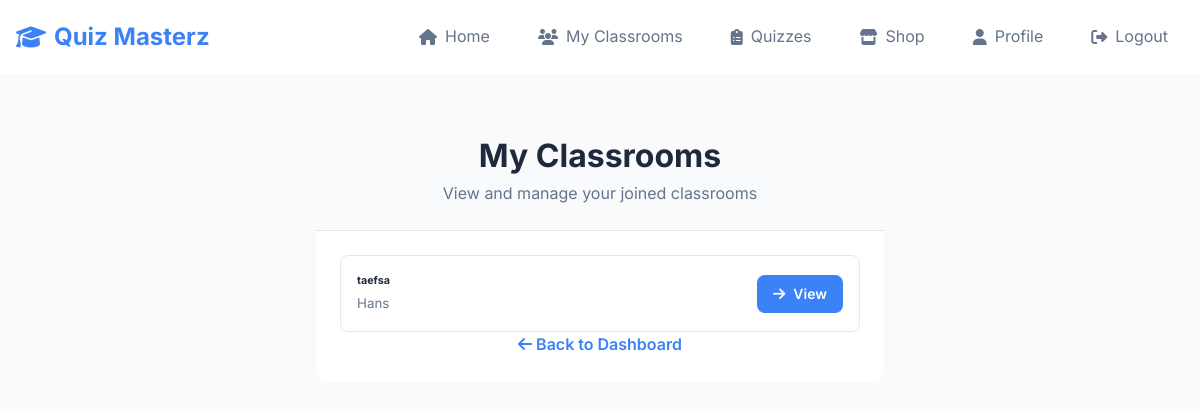
Page /student/my_classrooms (signed in) on the earlier database version.
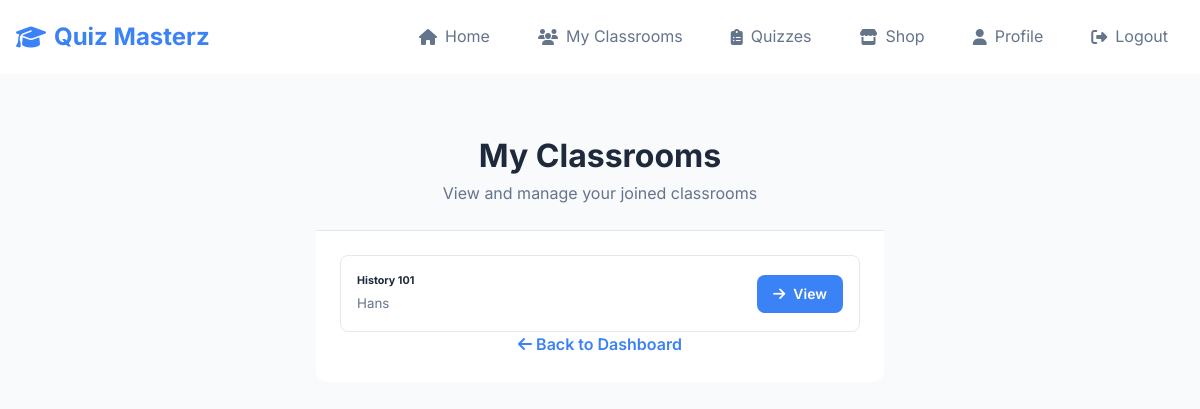
Same page on the later database version.
### website/models.py (models this page shows, shortened)
class Classroom(db.Model):
    id = db.Column(db.Integer, primary_key=True)
    name = db.Column(db.String(100), nullable=False)
    teacher_id = db.Column(db.Integer, db.ForeignKey('user.id'), nullable=False)
    join_code = db.Column(db.String(8), unique=True, nullable=False)
    quizzes = db.relationship('Quiz', secondary=classroom_quizzes,
                              backref=db.backref('classrooms_assigned_to', lazy='dynamic'),
                              lazy='dynamic')
    quiz_attempts = db.relationship('StudentQuizAttempt', backref='classroom', lazy='dynamic')

class User(db.Model, UserMixin):
    id = db.Column(db.Integer, primary_key=True)
    email = db.Column(db.String(150), unique=True)
    password = db.Column(db.String(150))
    first_name = db.Column(db.String(150))
    role = db.Column(db.String(50))
    learning_points = db.Column(db.Integer, default=0)
    classrooms_created = db.relationship('Classroom', foreign_keys='[Classroom.teacher_id]', backref='teacher', lazy=True)
    joined_classrooms = db.relationship('Classroom', secondary=classroom_members,
                                        backref=db.backref('students', lazy='dynamic'),
                                        lazy='dynamic')
    quiz_attempts = db.relationship('StudentQuizAttempt', backref='student', lazy='dynamic')

### website/views.py (the view)
@views.route('/student/my_classrooms', methods=['GET'])
@login_required
def student_my_classrooms():
    if current_user.role != 'student':
        flash('Access denied.', category='error')
        return redirect(url_for('views.home'))
    classrooms_joined = current_user.joined_classrooms.all()
    return render_template("student_my_classrooms.html", user=current_user, classrooms_joined=classrooms_joined)

### website/__init__.py (called while the page is built)
def create_app():
    app = Flask(__name__)
    app.config['SECRET_KEY'] = 'hjshjhdjah kjshkjdhjs'
    app.config['SQLALCHEMY_DATABASE_URI'] = f'sqlite:///{DB_NAME}'
    db.init_app(app)
    from .views import views
    from .auth import auth
    app.register_blueprint(views, url_prefix='/')
    app.register_blueprint(auth, url_prefix='/')
    with app.app_context():
        db.create_all()
    from .models import User, Classroom, Quiz, Question, Answer, StudentQuizAttempt
    login_manager = LoginManager()
    login_manager.login_view = 'auth.login'
    login_manager.init_app(app)
    @login_manager.user_loader
    def load_user(id):
        return User.query.get(int(id))
    return app

### website/templates/student_my_classrooms.html (shortened to what this page needs)
{% extends "base.html" %}
{% block content %}
<div class="container-sm">
    <div class="card">
        <div class="card-header text-center">
            <h1> My Classrooms</h1>
            <p class="text-muted mb-0">View and manage your joined classrooms</p>
        </div>
        <div class="card-body">
            {% if classrooms_joined %}
                <div class="list-group list-group-flush">
                    {% for classroom in classrooms_joined %}
                        <div class="list-group-item d-flex justify-content-between align-items-center">
                            <div>
                                <h6 class="mb-1">{{ classroom.name }}</h6>
                                <small class="text-muted">
                                    {{ classroom.teacher.first_name }} {{ classroom.teacher.last_name }}
                                </small>
                            </div>
                            <div>
                                <a href="{{ url_for('views.student_view_classroom', classroom_id=classroom.id) }}"
                                   class="btn btn-primary btn-sm">
                                    <i class="fas fa-arrow-right"></i> View
                                </a>
                            </div>
                        </div>
                    {% endfor %}
                </div>
            {% endif %}
            <div class="text-center mt-3 pt-3 border-top">
                <a href="{{ url_for('views.home') }}" class="link-primary">
                    <i class="fas fa-arrow-left"></i> Back to Dashboard
                </a>
            </div>
        </div>
    </div>
</div>
{% endblock %}

Differences in the rows shown:
changed Classroom "Hans": name "taefsa" → "History 101"
